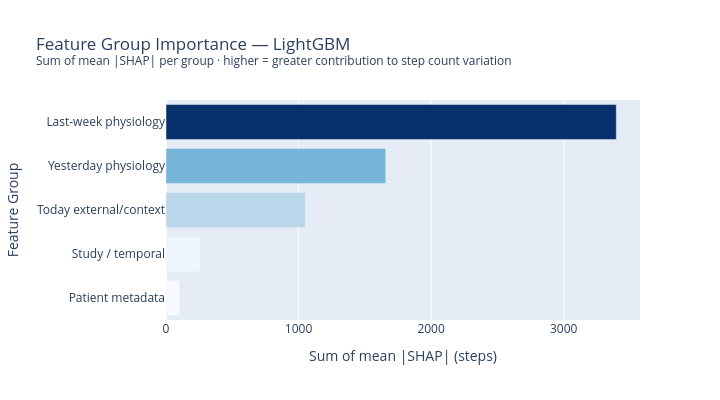

The notebook cell this image was saved under:
### Code cell
# ── Feature-group SHAP importance (answers the research question) ─────────────
mean_abs = np.abs(shap_values.values).mean(axis=0)
feat_shap = pd.DataFrame({'feature': SELECTED_FEATS, 'mean_abs_shap': mean_abs})

def _group_shap(feat_shap_df, groups):
    rows = []
    for grp_name, cols in groups.items():
        total = feat_shap_df[feat_shap_df['feature'].isin(cols)]['mean_abs_shap'].sum()
        rows.append({'group': grp_name, 'sum_mean_abs_shap': total})
    return pd.DataFrame(rows).sort_values('sum_mean_abs_shap')

grp_shap = _group_shap(feat_shap, GROUPS)

fig = px.bar(
    grp_shap, x='sum_mean_abs_shap', y='group', orientation='h',
    title=f'Feature Group Importance — {winner}<br>'
          '<sup>Sum of mean |SHAP| per group · higher = greater contribution to step count variation</sup>',
    labels={'sum_mean_abs_shap': 'Sum of mean |SHAP| (steps)', 'group': 'Feature Group'},
    color='sum_mean_abs_shap', color_continuous_scale='Blues',
    height=400, width=720,
)
fig.update_layout(coloraxis_showscale=False, yaxis=dict(categoryorder='total ascending'))
fig.show()

print('\nFeature group SHAP breakdown:')
print(grp_shap.sort_values('sum_mean_abs_shap', ascending=False).to_string(index=False))

### Figure 1 — Plotly figure (JSON) as saved in the notebook; plotly's stock layout.template omitted (floating-point values rounded to 4 significant figures)
{"data": [{"hovertemplate": "Sum of mean |SHAP| (steps)=%{marker.color}<br>Feature Group=%{y}<extra></extra>", "legendgroup": "", "marker": {"color": [103.1, 256.8, 1052.0, 1657.0, 3397.0], "coloraxis": "coloraxis", "pattern": {"shape": ""}}, "name": "", "orientation": "h", "showlegend": false, "textposition": "auto", "type": "bar", "x": [103.1, 256.8, 1052.0, 1657.0, 3397.0], "xaxis": "x", "y": ["Patient metadata", "Study / temporal", "Today external/context", "Yesterday physiology", "Last-week physiology"], "yaxis": "y"}], "layout": {"barmode": "relative", "coloraxis": {"colorbar": {"title": {"text": "Sum of mean |SHAP| (steps)"}}, "colorscale": [[0, "rgb(247,251,255)"], [0.125, "rgb(222,235,247)"], [0.25, "rgb(198,219,239)"], [0.375, "rgb(158,202,225)"], [0.5, "rgb(107,174,214)"], [0.625, "rgb(66,146,198)"], [0.75, "rgb(33,113,181)"], [0.875, "rgb(8,81,156)"], [1, "rgb(8,48,107)"]], "showscale": false}, "height": 400, "legend": {"tracegroupgap": 0}, "title": {"text": "Feature Group Importance — LightGBM<br><sup>Sum of mean |SHAP| per group · higher = greater contribution to step count variation</sup>"}, "width": 720, "xaxis": {"anchor": "y", "domain": [0, 1], "title": {"text": "Sum of mean |SHAP| (steps)"}}, "yaxis": {"anchor": "x", "categoryorder": "total ascending", "domain": [0, 1], "title": {"text": "Feature Group"}}}}
